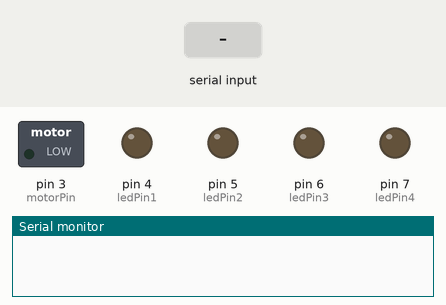
Recording of a sketch running on a simulated Arduino Uno, built with avr-gcc and run on an emulated ATmega328P. Shown: switched loads named in the sketch (green lamp = pin HIGH), output pins drawn as LEDs (lit = HIGH), the last lines printed to the serial monitor. Inputs (shaded band) come from the test bench.

Above: at 1.2 s.
1.3 s: "90,45\n" received over Serial
At 1.9 s:
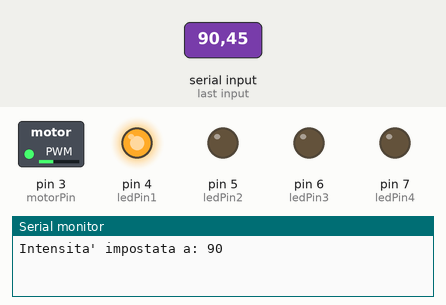
2.8 s: "30,150\n" received over Serial
At 3.1 s:
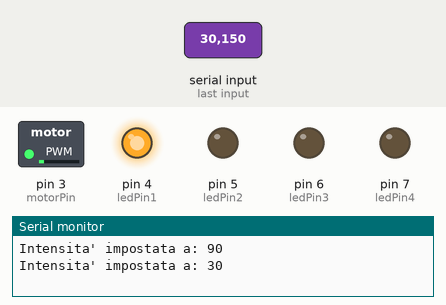
4.3 s: "200\n" received over Serial
At 5.4 s:
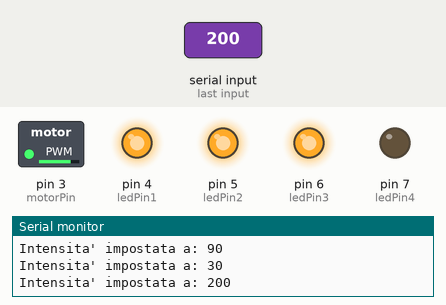
5.8 s: "90\n" received over Serial
At 6.5 s:
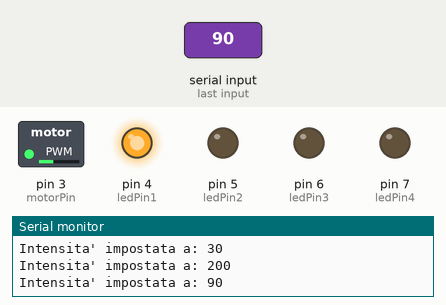
Timing chart, 0 to 8.3 s (numbered marks = the images above; inputs shaded):
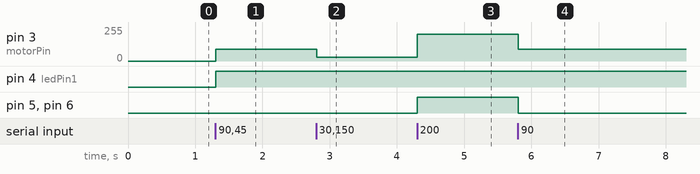

The sketch:

Motor_e_Led.ino
```cpp
// Definizione del pin di controllo del motore
const int motorPin = 3; // Pin per il controllo del motore

// Definizione dei pin di controllo dei LED
const int ledPin1 = 4; // Pin per il primo LED
const int ledPin2 = 5; // Pin per il secondo LED
const int ledPin3 = 6; // Pin per il terzo LED
const int ledPin4 = 7; // Pin per il quarto LED

void setup() {
  // Inizializza la comunicazione seriale a 9600 bps
  Serial.begin(9600);

  // Imposta i pin del motore e dei LED come output
  pinMode(motorPin, OUTPUT);
  pinMode(ledPin1, OUTPUT);
  pinMode(ledPin2, OUTPUT);
  pinMode(ledPin3, OUTPUT);
  pinMode(ledPin4, OUTPUT);
}

void loop() {
  if (Serial.available() > 0) { // Verifica se ci sono dati disponibili sulla porta seriale
    String command = Serial.readStringUntil('\n'); // Leggi il comando fornito tramite il monitor seriale

    if (command == "stop") { // Se il comando è "stop"
      // Ferma il motore e spegni i LED
      analogWrite(motorPin, 0);
      digitalWrite(ledPin1, LOW);
      digitalWrite(ledPin2, LOW);
      digitalWrite(ledPin3, LOW);
      digitalWrite(ledPin4, LOW);

      Serial.println("Motore e LED fermati.");
    } else { // Altrimenti, se il comando è un numero
      int intensity = command.toInt(); // Converti il comando in un numero

      // Assicura che l'intensità sia compresa tra 0 e 255
      if (intensity >= 0 && intensity <= 255) {
        // Accendi il motore con l'intensità fornita
        analogWrite(motorPin, intensity);

        // Accendi i LED in base all'intensità fornita
        if (intensity >= 0 && intensity <= 120) {
          digitalWrite(ledPin1, HIGH);
          digitalWrite(ledPin2, LOW);
          digitalWrite(ledPin3, LOW);
          digitalWrite(ledPin4, LOW);
        } else if (intensity > 120 && intensity <= 150) {
          digitalWrite(ledPin1, HIGH);
          digitalWrite(ledPin2, HIGH);
          digitalWrite(ledPin3, LOW);
          digitalWrite(ledPin4, LOW);
        } else if (intensity > 150 && intensity <= 200) {
          digitalWrite(ledPin1, HIGH);
          digitalWrite(ledPin2, HIGH);
          digitalWrite(ledPin3, HIGH);
          digitalWrite(ledPin4, LOW);
        } else {
          digitalWrite(ledPin1, HIGH);
          digitalWrite(ledPin2, HIGH);
          digitalWrite(ledPin3, HIGH);
          digitalWrite(ledPin4, HIGH);
        }

        // Stampa l'intensità sulla porta seriale
        Serial.print("Intensita' impostata a: ");
        Serial.println(intensity);
      } else {
        // Se l'intensità non è compresa tra 0 e 255, stampa un messaggio di errore
        Serial.println("Errore: l'intensita' deve essere compresa tra 0 e 255");
      }
    }
  }
}
```

Measured:
- after the input at 1.3 s, pin 3 (motorPin): 0/255 → 90/255 at once; pin 4 (ledPin1): LOW → HIGH at once
- after the input at 2.8 s, pin 3 (motorPin): 90/255 → 30/255 at once
- after the input at 4.3 s, pin 3 (motorPin): 30/255 → 200/255 at once; pin 5 (ledPin2), pin 6 (ledPin3): LOW → HIGH at once
- after the input at 5.8 s, pin 3 (motorPin): 200/255 → 90/255 at once; pin 5 (ledPin2), pin 6 (ledPin3): HIGH → LOW at once
